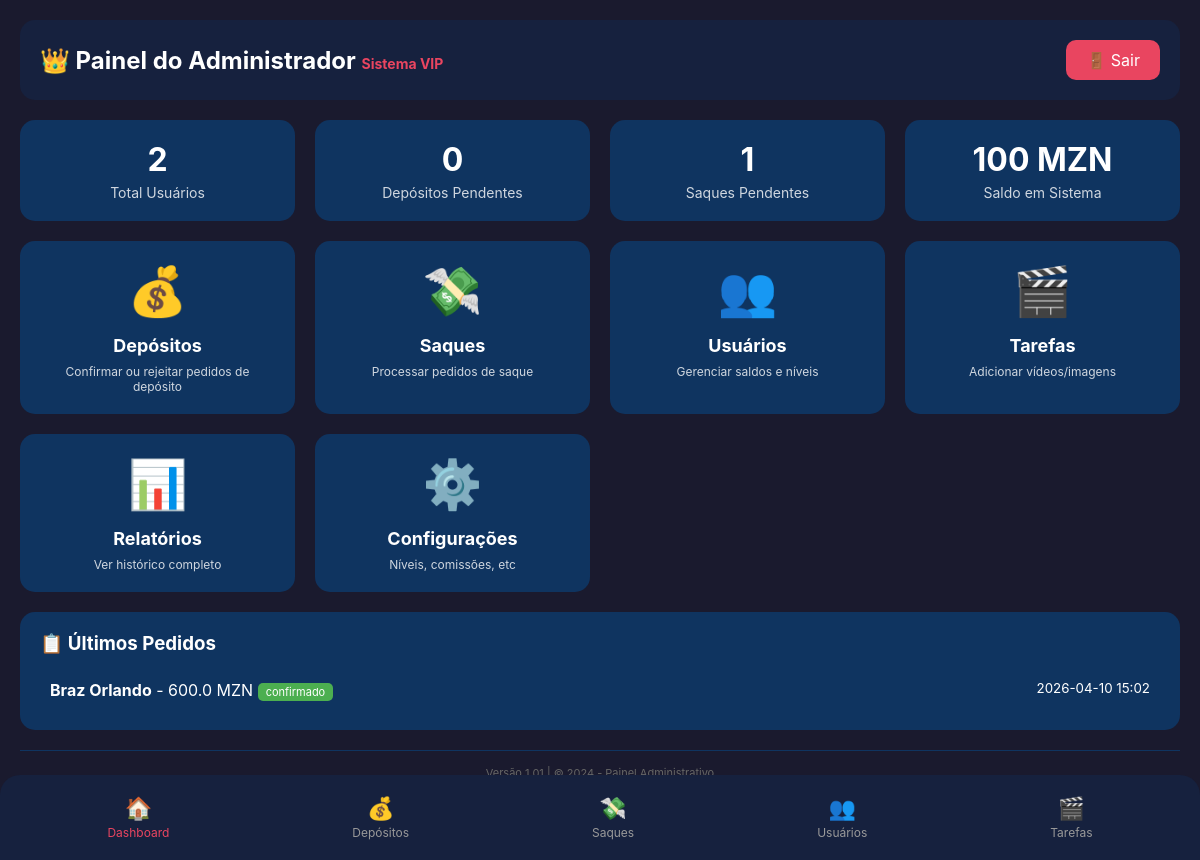
Page /admin_painel (signed in) on the earlier database version.
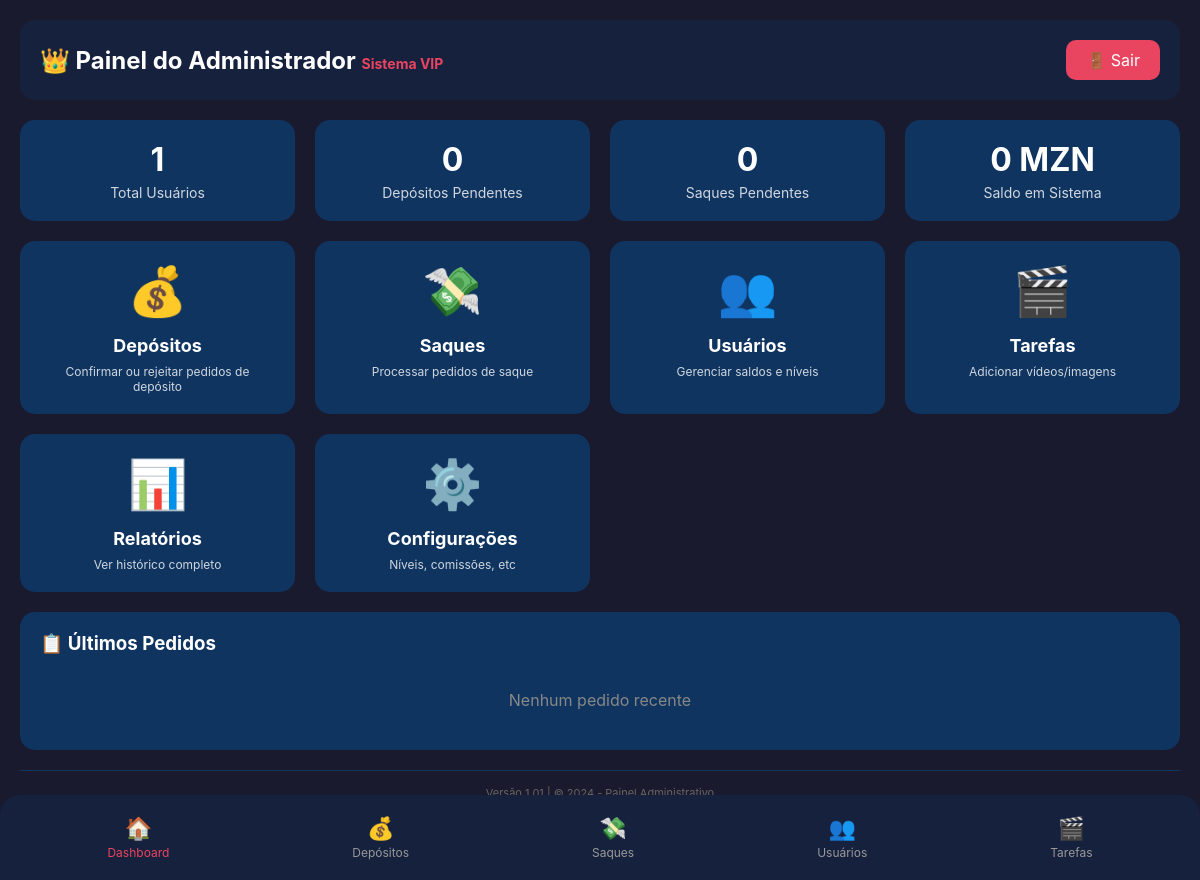
Same page on the later database version.
### tables this page shows
CREATE TABLE pedidos_deposito (
    id INTEGER PRIMARY KEY AUTOINCREMENT,
    usuario_id INTEGER,
    valor REAL,
    nivel_desejado INTEGER,
    comprovante TEXT,
    metodo_pagamento TEXT,
    numero_pagamento TEXT,
    nome_titular TEXT,
    status TEXT DEFAULT 'pendente',
    data_pedido TIMESTAMP DEFAULT CURRENT_TIMESTAMP,
    data_confirmacao TIMESTAMP,
    FOREIGN KEY (usuario_id) REFERENCES usuarios(id)
);

CREATE TABLE usuarios (
    id INTEGER PRIMARY KEY AUTOINCREMENT,
    nome TEXT NOT NULL,
    email TEXT UNIQUE NOT NULL,
    telefone TEXT,
    senha TEXT NOT NULL,
    codigo_convite TEXT UNIQUE NOT NULL,
    convidado_por TEXT,
    nivel INTEGER DEFAULT 0,
    nivel_nome TEXT DEFAULT 'Estagiário',
    validade_inicio TEXT,
    validade_fim TEXT,
    saldo_principal REAL DEFAULT 0,
    saldo_comissao REAL DEFAULT 0,
    ganhos_hoje REAL DEFAULT 0,
    ganhos_ontem REAL DEFAULT 0,
    ganhos_semana REAL DEFAULT 0,
    ganhos_mes REAL DEFAULT 0,
    ganhos_total REAL DEFAULT 0,
    is_admin INTEGER DEFAULT 0,
    data_registro TIMESTAMP DEFAULT CURRENT_TIMESTAMP
);

### app.py (the view)
@app.route('/admin_painel')
@admin_obrigatorio
def admin_painel():
    conn = get_db()
    total_usuarios = conn.execute('SELECT COUNT(*) as total FROM usuarios').fetchone()['total']
    pendentes_deposito = conn.execute('SELECT COUNT(*) as total FROM pedidos_deposito WHERE status = "pendente"').fetchone()['total']
    pendentes_saque = conn.execute('SELECT COUNT(*) as total FROM pedidos_saque WHERE status = "pendente"').fetchone()['total']
    total_saldo_sistema = conn.execute('SELECT COALESCE(SUM(saldo_principal + saldo_comissao), 0) as total FROM usuarios').fetchone()['total']
    ultimos_pedidos = conn.execute('''
        SELECT p.*, u.nome
        FROM pedidos_deposito p
        JOIN usuarios u ON p.usuario_id = u.id
        ORDER BY p.data_pedido DESC
        LIMIT 10
    ''').fetchall()
    stats = {
        'total_usuarios': total_usuarios,
        'pendentes_deposito': pendentes_deposito,
        'pendentes_saque': pendentes_saque,
        'total_saldo_sistema': total_saldo_sistema
    }
    conn.close()
    return render_template('admin_painel.html', stats=stats, ultimos_pedidos=ultimos_pedidos)

### app.py (called while the page is built)
def get_db():
    conn = sqlite3.connect('database.db')
    conn.row_factory = sqlite3.Row
    return conn

def admin_obrigatorio(f):
    @wraps(f)
    def decorated_function(*args, **kwargs):
        if 'usuario_id' not in session:
            flash('Faça login primeiro', 'erro')
            return redirect(url_for('login'))
        conn = get_db()
        usuario = conn.execute('SELECT is_admin FROM usuarios WHERE id = ?', (session['usuario_id'],)).fetchone()
        conn.close()
        if not usuario or usuario['is_admin'] != 1:
            flash('Acesso negado. Área administrativa.', 'erro')
            return redirect(url_for('painel'))
        return f(*args, **kwargs)
    return decorated_function

### templates/admin_painel.html (shortened to what the changed rows need)
<!DOCTYPE html>
<html lang="pt">
<head>
</head>
<body>
    <div class="container">
        <div class="header">
            <h1>👑 Painel do Administrador <small>Sistema VIP</small></h1>
        </div>
        <div class="stats">
            <div class="stat-card" onclick="window.location.href='/admin_usuarios'">
                <div class="stat-number">{{ stats.total_usuarios or 0 }}</div>
                <div class="stat-label">Total Usuários</div>
            </div>
            <div class="stat-card" onclick="window.location.href='/admin_saques'">
                <div class="stat-number">{{ stats.pendentes_saque or 0 }}</div>
                <div class="stat-label">Saques Pendentes</div>
            </div>
            <div class="stat-card" onclick="window.location.href='/admin_usuarios'">
                <div class="stat-number">{{ "%.0f"|format(stats.total_saldo_sistema or 0) }} MZN</div>
                <div class="stat-label">Saldo em Sistema</div>
            </div>
        </div>
        <div class="ultimos-pedidos">
            <h3 style="margin-bottom: 15px;">📋 Últimos Pedidos</h3>
            {% if ultimos_pedidos %}
                {% for pedido in ultimos_pedidos %}
                    <div class="pedido-item">
                        <strong>{{ pedido.nome }}</strong> - {{ pedido.valor }} MZN
                        {% if pedido.status == 'pendente' %}
                            <span style="background: #ff9800; color: white; padding: 2px 8px; border-radius: 5px; font-size: 11px;">{{ pedido.status }}</span>
                        {% elif pedido.status == 'confirmado' %}
                            <span style="background: #4caf50; color: white; padding: 2px 8px; border-radius: 5px; font-size: 11px;">{{ pedido.status }}</span>
                        {% else %}
                            <span style="background: #f44336; color: white; padding: 2px 8px; border-radius: 5px; font-size: 11px;">{{ pedido.status }}</span>
                        {% endif %}
                        <small style="float: right;">{{ pedido.data_pedido[:16] }}</small>
                    </div>
                {% endfor %}
            {% else %}
                <div style="padding: 20px; text-align: center; color: #888;">Nenhum pedido recente</div>
            {% endif %}
        </div>
    </div>
</body>
</html>

Differences in the rows shown:
removed pedidos_deposito: nome "Braz Orlando", valor "600.0", status "confirmado", data_pedido "2026-04-10 15:02"
Other differences:
{{ stats.total_usuarios or 0 }}: "2" → "1"
{{ stats.pendentes_saque or 0 }}: "1" → "0"
{{ "%.0f"|format(stats.total_saldo_sistema or 0) }}: "100" → "0"
text now shown: "Nenhum pedido recente"
